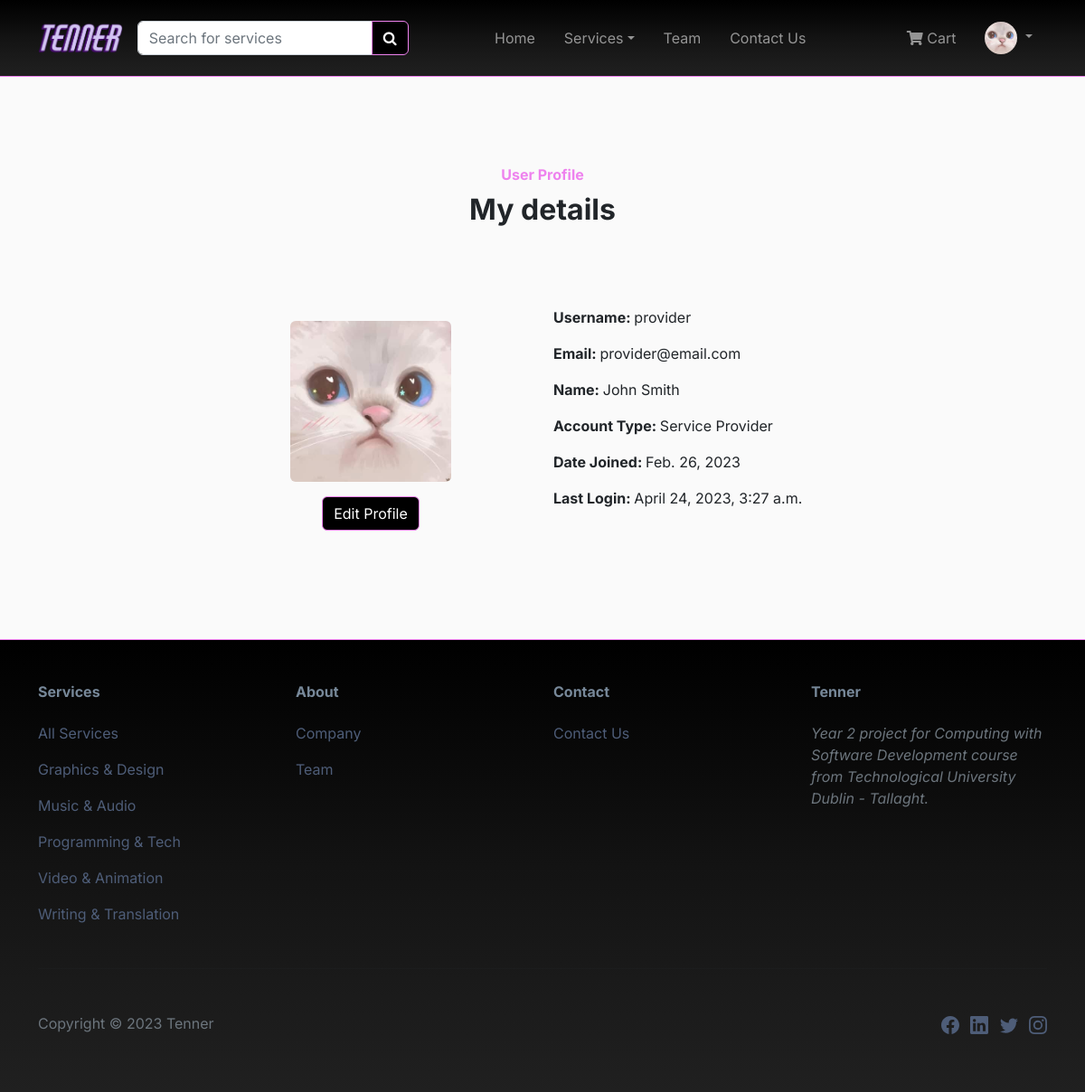
/accounts/profile/provider/ (signed in), run on the app's committed database.
### accounts/models.py (models this page shows, shortened)
class CustomUser(AbstractUser):
    first_name = models.CharField(max_length=255)
    last_name = models.CharField(max_length=255)

class Profile(models.Model):
    user = models.OneToOneField(
        get_user_model(),
        null=True,
        on_delete=models.CASCADE,
    )
    email = models.EmailField(max_length=255)
    first_name = models.CharField(max_length=255)
    last_name = models.CharField(max_length=255)
    image = models.ImageField(upload_to='profile', blank=True, null=True)
    join_date = models.DateTimeField(auto_now_add=True, blank=True, null=True)

### services/models.py (models this page shows, shortened)
class Category(models.Model):
    id = models.UUIDField(
        primary_key=True,
        default=uuid.uuid4,
        editable=False)
    name = models.CharField(max_length=250, unique=True)
    description = models.TextField(blank = True)
    class Meta:
        ordering = ('name',)
        verbose_name = 'category'
        verbose_name_plural = 'categories'
    def get_absolute_url(self):
        return reverse('services:services_by_category', args=[self.id])

### accounts/views.py (the view)
# urls.py: path('profile/<slug:username>/', ProfilePageView.as_view(), name='view_profile'),
class ProfilePageView(LoginRequiredMixin, DetailView):
    model = Profile
    slug_field = 'user__username'
    slug_url_kwarg = 'username'
    template_name = 'registration/user_profile.html'

### accounts/templatetags/auth_extras.py (called while the page is built)
@register.filter(name='has_group')
def has_group(user, group_name):
    group = Group.objects.get(name=group_name)
    if group in user.groups.all():
        return True
    return False

### cart/context_processors.py (called while the page is built)
def counter(request):
    item_count = 0
    if 'admin' in request.path:
        return {}
    else:
        try:
            cart = Cart.objects.filter(cart_id=_cart_id(request))
            cart_items = CartItem.objects.all().filter(cart=cart[:1])
            for cart_item in cart_items:
                item_count += cart_item.quantity
        except Cart.DoesNotExist:
            item_count = 0
    return {'item_count':item_count}

### cart/views.py (called while the page is built)
def _cart_id(request):
    cart = request.session.session_key
    if not cart:
        cart = request.session.create()
    return cart

### pages/context_processors.py (called while the page is built)
def category_links(request):
    category_links = Category.objects.all()
    return {'category_links': category_links}

### accounts/templates/registration/user_profile.html (shortened to what this page needs)
{% extends 'base.html' %}
{% load static %}
{% block content %}
<section class="py-5">
    <div class="container py-5">
        <div class="row mb-5">
            <div class="col-md-8 col-xl-6 text-center mx-auto">
                <p class="fw-bold text-primary mb-2">User Profile</p>
                <h2 class="fw-bold">My details</h2>
            </div>
        </div>
        <div class="row d-flex justify-content-center align-items-center">
            <div class="col-md-6 col-xl-4">
                <div class="text-center mt-5">
                    {% if profile.image %}
                        <img class="w-50 rounded" src="{{ profile.image.url }}" alt="profile image">
                    {% else %}
                        <img class="w-50 rounded" src="{% static 'images/default_profile_pic.jpg' %}" alt="profile image">
                    {% endif %}
                </div>
                {% if profile.user.username == request.user.username %}
                    <div class="d-flex mt-3 justify-content-center align-items-center mb-4">
                        <a class="btn btn-primary" href="{% url 'edit_profile' user.username %}">Edit Profile</a>
                    </div>
                {% else %}
                <div class="d-flex mt-3 justify-content-center align-items-center mb-4">
                    <a class="btn btn-primary" href="{% url 'view_profile' user.username %}">Your profile</a>
                </div>
                {% endif %}
            </div>
            <div class="col-md-4 col-xl-4 d-flex justify-content-center justify-content-xl-start">
                <div class="d-flex flex-wrap flex-md-column justify-content-md-start align-items-md-start h-100">
                    <div>
                        <p><b>Username: </b>{{ profile.user.username }}</p>
                        {% if profile.email and profile.first_name and profile.last_name %}
                            <p><b>Email: </b>{{ profile.email }}</p>
                            <p><b>Name: </b>{{ profile.first_name }} {{ profile.last_name }}</p>
                        {% else %}
                            <p><b>Email: </b>{{ profile.user.email }}</p>
                            <p><b>Name: </b>{{ profile.user.first_name }} {{ profile.user.last_name }}</p>
                        {% endif %}
                        <p><b>Account Type: </b>{{ profile.user.groups.all.0 }}</p>
                        <p><b>Date Joined: </b>{{ profile.user.date_joined.date }}</p>
                        <p><b>Last Login: </b>{{ profile.user.last_login }}</p>
                    </div>
                </div>
            </div>
        </div>
    </div>
</section>
{% endblock content %}

### pages/templates/base.html (shortened to what this page needs)
{% load static %}
<!DOCTYPE html>
<html lang="en">
<head>
    <link href="https://cdn.jsdelivr.net/npm/bootstrap@5.2.3/dist/css/bootstrap.min.css" rel="stylesheet"
>
    <link rel="stylesheet" href="{% static 'css/style.css' %}" />
    <link rel="stylesheet" href="{% static 'css/custom.css' %}" />
    <link rel="stylesheet" href="https://use.fontawesome.com/releases/v5.15.1/css/all.css" />
    <link rel="stylesheet" href="https://cdnjs.cloudflare.com/ajax/libs/font-awesome/4.7.0/css/font-awesome.min.css">
</head>
<body>
    {% include 'navbar.html' %}
    {% block content%}
    {% endblock content %}
    {% include 'footer.html' %}
</body>
</html>

### pages/templates/navbar.html (shortened to what this page needs)
{% load auth_extras %}
{% load static %}
<nav class="navbar navbar-dark navbar-expand-md sticky-top navbar-shrink py-3" id="mainNav">
    <div class="container">
        <a class = "me-3" href = "/"><img src = "{% static 'images/tenner_logo7.png' %}" class = "w-100 logo-size" alt = "logo"></a>
        <div id="search-bar">
            <form action="{% url 'search:search_result' %}" method="GET" style="width: 100%;">
                <div class="input-group">
                    <input type="search" class="form-control" placeholder="Search for services" aria-label="Search"
                        name="q">
                    <button class="btn btn-primary" type="submit"><i class="fa fa-search"></i></button>
                </div>
            </form>
        </div>
        <div class="collapse navbar-collapse" id="navcol-1">
            <ul class="navbar-nav mx-auto">
                <li class="nav-item"><a class="nav-link" href="/">Home</a></li>
                <li class="nav-item">
                    <li class="nav-item dropdown">
                        <a class="nav-link dropdown-toggle" href="" role="button" data-bs-toggle="dropdown">Services</a>
                    </li>
                </li>
                <li class="nav-item"><a class="nav-link" href="{% url 'team' %}">Team</a></li>
                <li class="nav-item"><a class="nav-link" href="{% url 'contact:contact_us' %}">Contact Us</a></li>
            </ul>
            <ul class="navbar-nav navbar-right">
                {% if user.is_authenticated %}
                <div class="d-flex align-items-center">
                    {% if item_count > 0 %}
                    <li class="nav-item">
                        <a class="nav-link" href="{% url 'cart:cart_detail' %}">
                            <i class="fas fa-shopping-cart"></i>&nbsp;Cart ({{item_count}})
                    </a>
                    </li>
                    {% else %}
                    <li class="nav-item">
                        <a class="nav-link" href="{% url 'cart:cart_detail' %}">
                            <i class="fas fa-shopping-cart"></i>&nbsp;Cart
                        </a>
                    </li>
                    {% endif %}
                </div>
                    <li class="nav-item">
                        <li class="nav-item dropdown">
                            {% if user.profile.image %}
                            <a class="nav-link dropdown-toggle" role="button" data-bs-toggle="dropdown">
                                <img class="rounded-circle" src="{{ user.profile.image.url }}" width="36px;" alt="User profile image">
                            </a>
                            {% else %}
                            <a class="nav-link dropdown-toggle" href="" role="button" data-bs-toggle="dropdown">
                                <img class="rounded-circle" src="{% static 'images/default_profile_pic.jpg' %}" width="36px;" alt="User profile image">
                            </a>
                            {% endif %}
                        </li>
                    </li>
                {% endif %}
            </ul>
        </div>
    </div>
</nav>

### pages/templates/footer.html (shortened to what this page needs)
<footer>
    <div class="container py-4 py-lg-5">
        <div class="row justify-content-center">
            <div class="col-sm-4 col-md-3 text-center text-lg-start d-flex flex-column">
                <h3 class="fs-6 fw-bold">Services</h3>
                <ul class="list-unstyled">
                    <li><a href="{% url 'services:all_services' %}">All Services</a></li>
                    {% for category in category_links %}
                        <li><a href="{{ category.get_absolute_url }}">{{ category.name }}</a></li>
                    {% endfor %}
                </ul>
            </div>
            <div class="col-sm-4 col-md-3 text-center text-lg-start d-flex flex-column">
                <h3 class="fs-6 fw-bold">About</h3>
                <ul class="list-unstyled text-muted">
                    <li><a href="#">Company</a></li>
                    <li><a href="{% url 'team' %}">Team</a></li>
                </ul>
            </div>
            <div class="col-sm-4 col-md-3 text-center text-lg-start d-flex flex-column">
                <h3 class="fs-6 fw-bold">Contact</h3>
                <ul class="list-unstyled">
                    <li><a href="{% url 'contact:contact_us' %}">Contact Us</a></li>
                </ul>
            </div>
            <div class="col-lg-3 text-center text-lg-start d-flex flex-column align-items-center order-first align-items-lg-start order-lg-last">
                <h3 class="fs-6 fw-bold">Tenner</h3>
                <p class="text-muted fst-italic mb-4">Year 2 project for Computing with Software Development course from Technological University Dublin - Tallaght.</p>
            </div>
        </div>
        <hr>
        <div class="text-muted d-flex justify-content-between align-items-center pt-3">
            <p class="mb-0">Copyright © {% now 'Y' %} Tenner</p>
            <ul class="list-inline mb-0">
                <li class="list-inline-item pt-3">
                    <a href="https://www.facebook.com/" target="_blank">
                    </a>
                </li>
                <li class="list-inline-item pt-3">
                    <a href="https://www.linkedin.com/" target="_blank">
                    </a>
                </li>
                <li class="list-inline-item">
                    <a href="https://twitter.com/" target="_blank">
                    </a>
                </li>
                <li class="list-inline-item">
                    <a href="https://www.instagram.com/" target="_blank">
                    </a>
                </li>
            </ul>
        </div>
    </div>
</footer>

### static/css/style.css (style rules this page uses)
body { font-family: "Inter", "Helvetica Neue", Helvetica, Arial, sans-serif; background: #fafafa; }
#mainNav { border-bottom: solid violet 1px; background: linear-gradient(#000000, #090909, #131313, #1a1a1a, #202020); }
#mainNav .nav-link { margin-left: .5em; margin-right: .5em; }
footer { border-top: solid violet 1px; background: linear-gradient(#000000, #090909, #131313, #1a1a1a, #202020); }
footer h3, footer li { padding-bottom: 16px; color: lightslategray; }
footer svg { font-size: 1.25rem; }
footer li a:link, footer li a:visited { text-decoration: none; color: #4E5D78; }
.btn-primary { background-color: black; border-color: violet; color: white; }
.text-primary { color: violet!important; }

### static/css/custom.css (style rules this page uses)
.logo-size { height: 2.3rem; }

### data on the page
CustomUser: profile.image (picture)
Profile: image (picture), user.username "provider", email "provider@email.com", first_name "John", last_name "Smith", user.groups.all.0 "Service Provider", user.date_joined "Feb. 26, 2023", user.last_login "April 24, 2023, 3:27 a.m."
Category: name "Graphics & Design"
Category: name "Music & Audio"
Category: name "Programming & Tech"
Category: name "Video & Animation"
Category: name "Writing & Translation"
